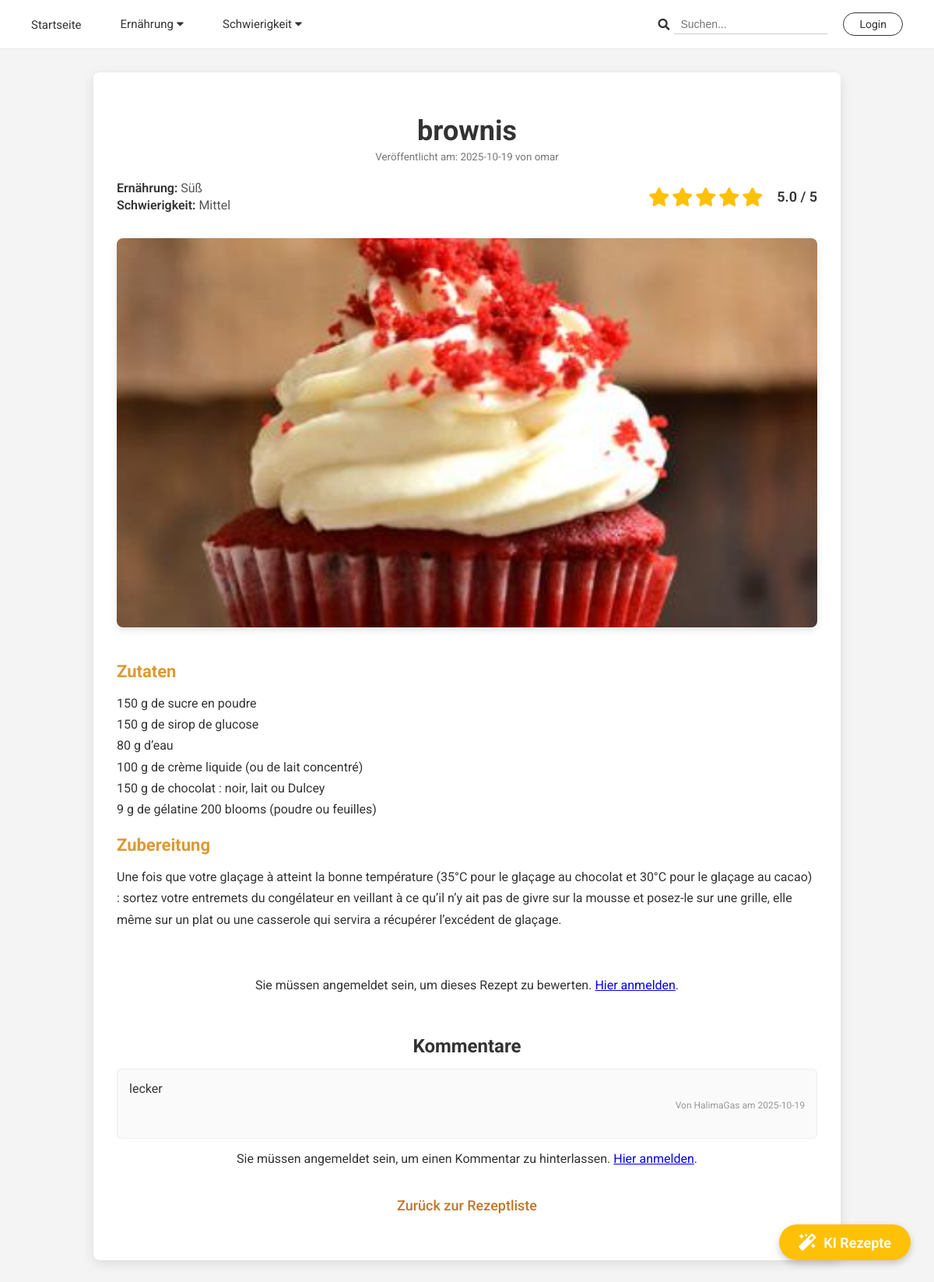
The app's page /recipe/5 with its own data.
### models.py (models this page shows, shortened)
class Recipe(db.Model):
    id = db.Column(db.Integer, primary_key=True)
    title = db.Column(db.String(100), nullable=False)
    ingredients = db.Column(db.Text, nullable=False)
    instructions = db.Column(db.Text, nullable=False)
    date_posted = db.Column(db.DateTime, nullable=False, default=datetime.utcnow)
    user_id = db.Column(db.Integer, db.ForeignKey('user.id'), nullable=False)
    category = db.Column(db.String(50), nullable=True) # Ex: "sweet", "savory", "vegetarian"
    difficulty = db.Column(db.String(50), nullable=True) # Ex: "easy", "medium", "difficult"
    image_file = db.Column(db.String(20), nullable=False, default='default_recipe.jpg')
    ratings = db.relationship('Rating', backref='recipe', lazy=True)
    comments = db.relationship('Comment', backref='recipe', lazy=True)
    @property
    def average_rating(self):
        if self.ratings:
            return sum(rating.score for rating in self.ratings) / len(self.ratings)
        return 0

class User(db.Model, UserMixin):
    id = db.Column(db.Integer, primary_key=True)
    email = db.Column(db.String(120), unique=True, nullable=False)
    username = db.Column(db.String(20), unique=True, nullable=False)
    password = db.Column(db.String(60), nullable=False)
    profile_picture = db.Column(db.String(20), nullable=False, default='default.jpg')
    recipes = db.relationship('Recipe', backref='author', lazy=True)
    favorites_recipes = db.relationship('Recipe', secondary=favorites, lazy='dynamic',
        backref=db.backref('users_favorited', lazy=True))

class Comment(db.Model):
    id = db.Column(db.Integer, primary_key=True)
    content = db.Column(db.Text, nullable=False)
    date_posted = db.Column(db.DateTime, nullable=False, default=datetime.utcnow)
    user_id = db.Column(db.Integer, db.ForeignKey('user.id'), nullable=False)
    recipe_id = db.Column(db.Integer, db.ForeignKey('recipe.id'), nullable=False)
    author = db.relationship('User', backref='comments', lazy=True)

### app.py (the view, shortened to what this page needs)
@app.route("/recipe/<int:recipe_id>", methods=['GET', 'POST'])
def recipe_detail(recipe_id):
    recipe = Recipe.query.get(recipe_id)
    is_external_recipe = False
    recipe_data = None
    display_recipe = recipe if recipe else recipe_data
    user_rating_score = 0
    if not is_external_recipe and current_user.is_authenticated:
        user_rating_obj = Rating.query.filter_by(user_id=current_user.id, recipe_id=recipe_id).first()
        if user_rating_obj:
            user_rating_score = user_rating_obj.score
    if is_external_recipe:
        return render_template('ai_recipe_detail.html',
                            recipe=display_recipe,
                            is_external=is_external_recipe)
    else:
        return render_template('recipe_detail.html',
                            recipe=display_recipe,
                            user_rating=user_rating_score,
                            is_external=is_external_recipe)

### templates/recipe_detail.html (shortened to what this page needs)
{% extends "base.html" %}
{% block head_extra %}
    <link rel="stylesheet" href="{{ url_for('static', filename='styles/recipe_detail_style.css') }}">
{% endblock %}
{% block content %}
    <div class="recipe-detail-container">
        <h1>{{ recipe.title }}</h1>
        <small>Veröffentlicht am: {{ recipe.date_posted.strftime('%Y-%m-%d') }} von {{ recipe.author.username }}</small>
        <div class="recipe-header-details">
        <div class="recipe-info-summary">
            {% set category_map = {
                'savory': 'Herzhaft',
                'sweet': 'Süß',
                'vegetarien': 'Vegetarisch'
            } %}
            <p><strong>Ernährung:</strong> {{ category_map.get(recipe.category, recipe.category) }}</p>
            {% set difficulty_map = {
                'easy': 'Einfach',
                'medium': 'Mittel',
                'difficult': 'Schwierig'
                } %}
            <p><strong>Schwierigkeit:</strong> {{ difficulty_map.get(recipe.difficulty, recipe.difficulty) }}</p>
        </div>
        <div class="average-rating-display">
                {% if recipe.average_rating %}
                    {% set avg_rating = recipe.average_rating %}
                    <div class="star-rating">
                        {% set full_stars = avg_rating | round(0, 'floor') | int %}
                        {% set decimal = avg_rating - full_stars %}
                        {% set has_half_star = decimal >= 0.25 and decimal < 0.75 %}
                        {% set empty_stars = 5 - full_stars - (1 if has_half_star else 0) %}
                        {% for i in range(full_stars) %}
                            <i class="fas fa-star full"></i>
                        {% endfor %}
                        <span class="rating-number">{{ "%.1f" | format(avg_rating) }} / 5</span>
                    </div>
                {% else %}
                    <p>Noch nicht bewertet.</p>
                {% endif %}
            </div>
        </div>
            <div class="recipe-main-image-wrapper">
               {% set recipe_image = url_for('static', filename='recipe_pics/' + recipe.image_file) %}
               <img src="{{ recipe_image }}" alt="Foto des Rezepts {{ recipe.title }}" class="recipe-main-image">
            </div>
                <div class="recipe-content">
                    <h3>Zutaten</h3>
                    <div class="recipe-text-block">{{ recipe.ingredients | replace('\n', '<br>') | safe }}</div>
                </div>
                <div class="recipe-content">
                    <h3>Zubereitung</h3>
                    <div class="recipe-text-block">{{ recipe.instructions | replace('\n', '<br>') | safe }}</div>
                </div>
        <div class="rating-section">
            {% if current_user.is_authenticated %}
                <form action="{{ url_for('rate_recipe', recipe_id=recipe.id) }}" method="POST" id="ratingForm">
                    <label for="score">Ihre Bewertung:</label>
                    <div class="star-rating-input" data-current-rating="{{ user_rating }}">
                        <i class="far fa-star rating-star" data-value="1"></i>
                        <i class="far fa-star rating-star" data-value="2"></i>
                        <i class="far fa-star rating-star" data-value="3"></i>
                        <i class="far fa-star rating-star" data-value="4"></i>
                        <i class="far fa-star rating-star" data-value="5"></i>
                    </div>
                    <input type="hidden" name="score" id="ratingScore" value="">
                    <button type="submit" id="submitRatingBtn" disabled>Bewerten</button>
                </form>
            {% else %}
                <p>Sie müssen angemeldet sein, um dieses Rezept zu bewerten. <a href="{{ url_for('login') }}">Hier anmelden</a>.</p>
            {% endif %}
            <br>
        <div class="comment-section">
            <h3>Kommentare</h3>
            {% for comment in recipe.comments %}
                <div class="comment-item">
                    <p>{{ comment.content }}</p>
                    <small>Von {{ comment.author.username }} am {{ comment.date_posted.strftime('%Y-%m-%d') }}</small>
                </div>
            {% endfor %}
            {% if current_user.is_authenticated %}
                <h4>Einen Kommentar hinzufügen</h4>
                <form action="{{ url_for('recipe_detail', recipe_id=recipe.id) }}" method="POST" class="comment-form">
                    <textarea name="comment_content" rows="4" placeholder="Schreiben Sie hier Ihren Kommentar..." required></textarea><br>
                    <button type="submit">Kommentar posten</button>
                </form>
            {% else %}
                <p>Sie müssen angemeldet sein, um einen Kommentar zu hinterlassen. <a href="{{ url_for('login') }}">Hier anmelden</a>.</p>
            {% endif %}
        </div>
        <div class="return-link-container">
             <a href="{{ url_for('list_recipes') }}">Zurück zur Rezeptliste</a>
        </div>
    </div>
{% endblock %}

### static/styles/base_style.css (style rules this page uses)
body { font-family: 'Roboto', Arial, sans-serif; margin: 0; background-color: #f4f4f4; color: #333; }

### static/styles/recipe_detail_style.css (style rules this page uses)
.recipe-detail-container { max-width: 900px; margin: 30px auto; padding: 30px; background-color: #fff; border-radius: 8px; box-shadow: 0 4px 15px rgba(0, 0, 0, 0.1); }
.recipe-detail-container h1 { color: #333; font-size: 36px; margin-bottom: 5px; text-align: center; }
.recipe-detail-container small { display: block; color: #777; margin-bottom: 20px; text-align: center; }
.recipe-header-details { display: flex; justify-content: space-between; align-items: center; max-width: 100%; margin: 0 0 30px auto; padding: 0; }
.recipe-info-summary { margin-top: 0; margin-bottom: 0; padding: 0; }
.recipe-info-summary p { margin: 3px 0; font-size: 16px; color: #555; }
.recipe-info-summary strong { color: #333; font-weight: 600; }
.average-rating-display { margin-bottom: 0; }
.star-rating { display: flex; align-items: center; font-size: 24px; white-space: nowrap; }
.star-rating i { margin-right: 3px; }
.star-rating i.fas.fa-star, .star-rating i.fas.fa-star-half-alt { color: #ffc107; }
.star-rating .rating-number { font-size: 18px; font-weight: 600; color: #333; margin-left: 15px; }
.recipe-main-image-wrapper { margin-bottom: 40px; text-align: center; }
.recipe-main-image { width: 100%; max-width: 900px; max-height: 500px; height: auto; object-fit: cover; border-radius: 8px; box-shadow: 0 4px 10px rgba(0, 0, 0, 0.1); }
.recipe-content { flex: none; }
.recipe-content h3 { color: #dd9933; font-size: 22px; margin-top: 20px; margin-bottom: 15px; }
.recipe-text-block { line-height: 1.7; font-size: 16px; }
.rating-section { text-align: center; margin-bottom: 30px; padding-top: 15px; }
.comment-section { text-align: center; margin-bottom: 30px; }
.comment-section h3 { display: block !important; color: #333; font-size: 24px; font-weight: 700; margin-top: 20px; margin-bottom: 15px; padding: 0; }
.rating-section h3:nth-of-type(1) { display: none; }
.comment-item { border: 1px solid #eee; padding: 15px; margin-bottom: 15px; border-radius: 6px; background-color: #fafafa; text-align: left; }
.comment-item p { margin-top: 0; margin-bottom: 5px; }
.comment-item small { display: block; color: #999; font-size: 12px; text-align: right; }
.return-link-container { text-align: center; margin-top: 40px; margin-bottom: 10px; font-size: 18px; font-weight: 500; }
.return-link-container a { color: #be772d; text-decoration: none; }

### records on screen
Recipe: title "brownis", date_posted "2025-10-19", get "Süß", get "Mittel", ingredients "150 g de sucre en poudre 150 g de sirop de glucose 80 g d’eau 100 g de crème liquide (ou de lait concentré) 150 g de chocolat : noir, lait ou Dulcey 9 g de gélatine 200 blooms (poudre ou feuilles)", instructions "Une fois que votre glaçage à atteint la bonne température (35°C pour le glaçage au chocolat et 30°C pour le glaçage au cacao) : sortez votre entremets du congélateur en veillant à ce qu’il n’y ait pas de givre sur la mousse et posez-le sur une grille, elle même sur un plat ou une casserole qui servira a récupérer l’excédent de glaçage."
User: author.username "omar"
Comment: content "lecker", author.username "HalimaGas", date_posted "2025-10-19"

### other values on screen
{{ "%.1f" | format(avg_rating) }} "5.0"
